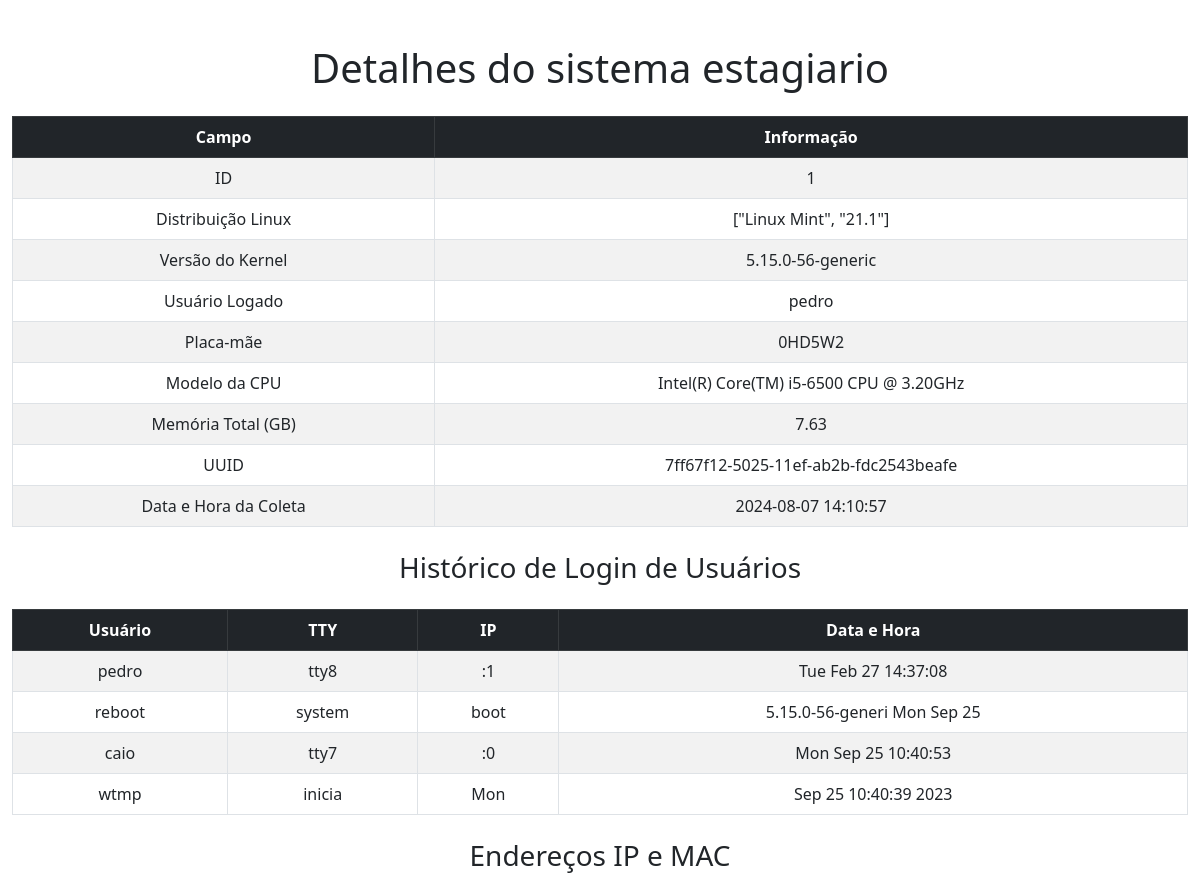
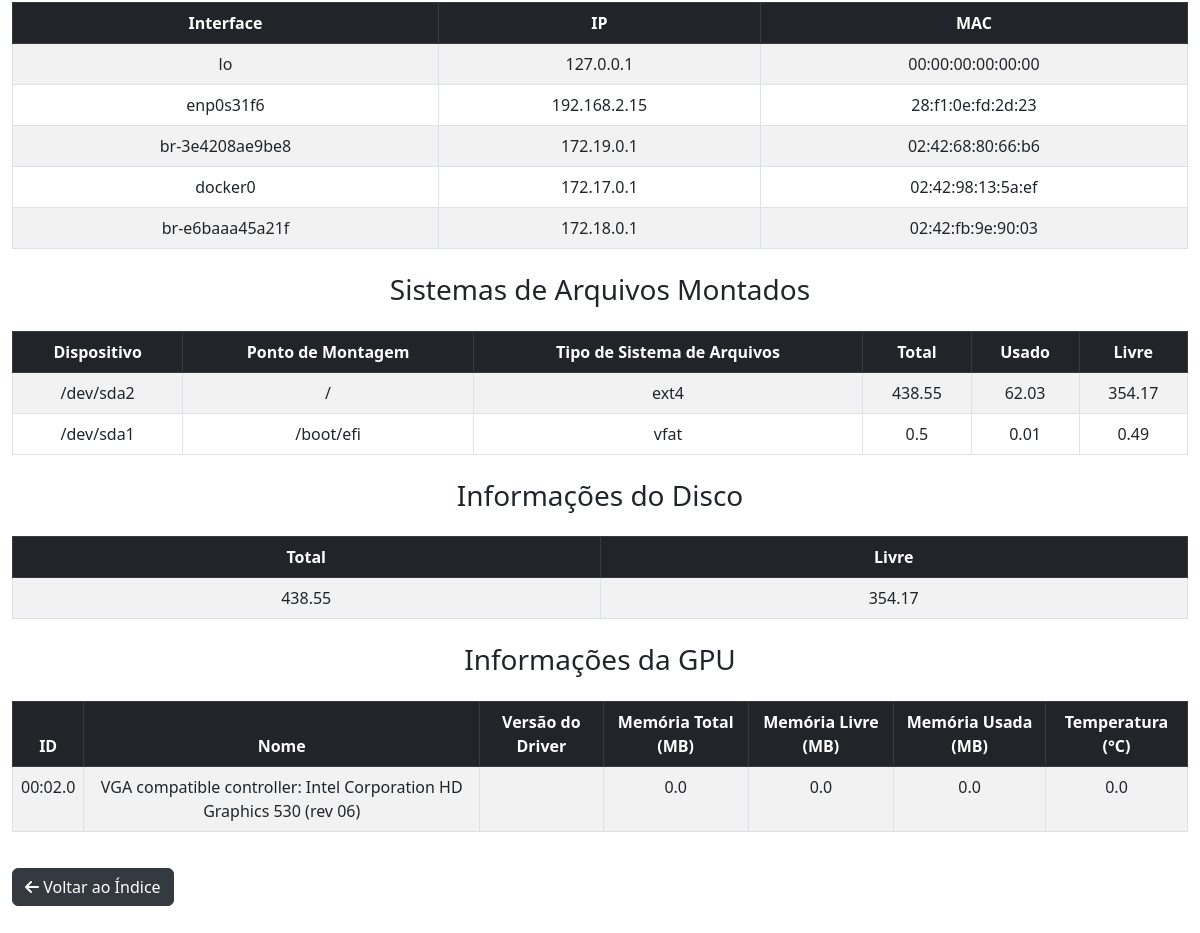
The page /details/1 on the database its author committed (2 pictures, top to bottom).
### app.py (models this page shows)
class SystemInfo(db.Model):
    id = db.Column(db.Integer, primary_key=True)
    hostname = db.Column(db.String(120), nullable=False)
    linux_distribution = db.Column(db.String(120), nullable=False)
    kernel_version = db.Column(db.String(120), nullable=False)
    logged_in_user = db.Column(db.String(120), nullable=False)
    cpu_model = db.Column(db.String(120), nullable=False)
    memory_total_gb = db.Column(db.Float, nullable=False)
    uuid1 = db.Column(db.String(36), unique=True, nullable=False)
    collection_datetime = db.Column(db.String(120), nullable=False)
    motherboard_model = db.Column(db.String(255))
    patrimony = db.Column(db.String(50), nullable=True)
    user_login_history = db.relationship('UserLoginHistory', backref='system_info', lazy=True)
    ip_and_mac_addresses = db.relationship('IPAndMacAddress', backref='system_info', lazy=True)
    mounted_filesystems = db.relationship('MountedFilesystems', backref='system_info', lazy=True)
    disk_info = db.relationship('DiskInfo', backref='system_info', uselist=False)
    gpu_info = db.relationship('GPUInfo', backref='system_info', lazy=True)

class UserLoginHistory(db.Model):
    id = db.Column(db.Integer, primary_key=True)
    user = db.Column(db.String(120), nullable=False)
    tty = db.Column(db.String(120), nullable=False)
    ip = db.Column(db.String(120), nullable=False)
    datetime = db.Column(db.String(120), nullable=False)
    system_info_id = db.Column(db.Integer, db.ForeignKey('system_info.id'), nullable=False)

class IPAndMacAddress(db.Model):
    id = db.Column(db.Integer, primary_key=True)
    interface = db.Column(db.String(120), nullable=False)
    ip = db.Column(db.String(120), nullable=False)
    mac = db.Column(db.String(120), nullable=False)
    system_info_id = db.Column(db.Integer, db.ForeignKey('system_info.id'), nullable=False)

class MountedFilesystems(db.Model):
    id = db.Column(db.Integer, primary_key=True)
    device = db.Column(db.String(120), nullable=False)
    mountpoint = db.Column(db.String(120), nullable=False)
    fstype = db.Column(db.String(120), nullable=False)
    total = db.Column(db.Float, nullable=False)
    used = db.Column(db.Float, nullable=False)
    free = db.Column(db.Float, nullable=False)
    system_info_id = db.Column(db.Integer, db.ForeignKey('system_info.id'), nullable=False)

class DiskInfo(db.Model):
    id = db.Column(db.Integer, primary_key=True)
    total = db.Column(db.Float, nullable=False)
    free = db.Column(db.Float, nullable=False)
    system_info_id = db.Column(db.Integer, db.ForeignKey('system_info.id'), nullable=False)

class GPUInfo(db.Model):
    id = db.Column(db.Integer, primary_key=True)
    gpu_id = db.Column(db.Integer, nullable=False)
    name = db.Column(db.String(120), nullable=False)
    driver_version = db.Column(db.String(120), nullable=False)
    memory_total = db.Column(db.Float, nullable=False)
    memory_free = db.Column(db.Float, nullable=False)
    memory_used = db.Column(db.Float, nullable=False)
    temperature = db.Column(db.Float, nullable=False)
    system_info_id = db.Column(db.Integer, db.ForeignKey('system_info.id'), nullable=False)

### app.py (the view)
@app.route('/details/<int:id>')
def details(id):
    system_info = SystemInfo.query.get_or_404(id)
    return render_template('details.html', system_info=system_info)

### templates/details.html (shortened to what this page needs)
<!DOCTYPE html>
<html lang="pt-br">
  <head>
    <link href="https://cdn.jsdelivr.net/npm/bootstrap@5.3.0/dist/css/bootstrap.min.css" rel="stylesheet" />
    <link rel="stylesheet" href="https://cdnjs.cloudflare.com/ajax/libs/font-awesome/6.0.0-beta3/css/all.min.css" />
  </head>
  <body>
    <div class="container">
      <h1 class="my-4 text-center">Detalhes do sistema {{ system_info.hostname }}</h1>
      <table class="table table-bordered table-striped text-center">
        <thead class="table-dark">
          <tr>
            <th>Campo</th>
            <th>Informação</th>
          </tr>
        </thead>
        <tbody>
          <tr>
            <td>ID</td>
            <td>{{ system_info.id }}</td>
          </tr>
          <tr>
            <td>Distribuição Linux</td>
            <td>{{ system_info.linux_distribution }}</td>
          </tr>
          <tr>
            <td>Versão do Kernel</td>
            <td>{{ system_info.kernel_version }}</td>
          </tr>
          <tr>
            <td>Usuário Logado</td>
            <td>{{ system_info.logged_in_user }}</td>
          </tr>
          <tr>
            <td>Placa-mãe</td>
            <td>{{ system_info.motherboard_model }}</td>
          </tr>
          <tr>
            <td>Modelo da CPU</td>
            <td>{{ system_info.cpu_model }}</td>
          </tr>
          <tr>
            <td>Memória Total (GB)</td>
            <td>{{ system_info.memory_total_gb }}</td>
          </tr>
          <tr>
            <td>UUID</td>
            <td>{{ system_info.uuid1 }}</td>
          </tr>
          <tr>
            <td>Data e Hora da Coleta</td>
            <td>{{ system_info.collection_datetime }}</td>
          </tr>
        </tbody>
      </table>
      <h3 class="my-4 text-center">Histórico de Login de Usuários</h3>
      <table class="table table-bordered table-striped text-center">
        <thead class="table-dark">
          <tr>
            <th>Usuário</th>
            <th>TTY</th>
            <th>IP</th>
            <th>Data e Hora</th>
          </tr>
        </thead>
        <tbody>
          {% for entry in system_info.user_login_history %}
          <tr>
            <td>{{ entry.user }}</td>
            <td>{{ entry.tty }}</td>
            <td>{{ entry.ip }}</td>
            <td>{{ entry.datetime }}</td>
          </tr>
          {% endfor %}
        </tbody>
      </table>
      <h3 class="my-4 text-center">Endereços IP e MAC</h3>
      <table class="table table-bordered table-striped text-center">
        <thead class="table-dark">
          <tr>
            <th>Interface</th>
            <th>IP</th>
            <th>MAC</th>
          </tr>
        </thead>
        <tbody>
          {% for entry in system_info.ip_and_mac_addresses %}
          <tr>
            <td>{{ entry.interface }}</td>
            <td>{{ entry.ip }}</td>
            <td>{{ entry.mac }}</td>
          </tr>
          {% endfor %}
        </tbody>
      </table>
      <h3 class="my-4 text-center">Sistemas de Arquivos Montados</h3>
      <table class="table table-bordered table-striped text-center">
        <thead class="table-dark">
          <tr>
            <th>Dispositivo</th>
            <th>Ponto de Montagem</th>
            <th>Tipo de Sistema de Arquivos</th>
            <th>Total</th>
            <th>Usado</th>
            <th>Livre</th>
          </tr>
        </thead>
        <tbody>
          {% for entry in system_info.mounted_filesystems %}
          <tr>
            <td>{{ entry.device }}</td>
            <td>{{ entry.mountpoint }}</td>
            <td>{{ entry.fstype }}</td>
            <td>{{ entry.total }}</td>
            <td>{{ entry.used }}</td>
            <td>{{ entry.free }}</td>
          </tr>
          {% endfor %}
        </tbody>
      </table>
      <h3 class="my-4 text-center">Informações do Disco</h3>
      <table class="table table-bordered table-striped text-center">
        <thead class="table-dark">
          <tr>
            <th>Total</th>
            <th>Livre</th>
          </tr>
        </thead>
        <tbody>
          {% if system_info.disk_info %}
          <tr>
            <td>{{ system_info.disk_info.total }}</td>
            <td>{{ system_info.disk_info.free }}</td>
          </tr>
          {% else %}
          <tr>
            <td colspan="2">Nenhuma informação de disco disponível</td>
          </tr>
          {% endif %}
        </tbody>
      </table>
      <h3 class="my-4 text-center">Informações da GPU</h3>
      <table class="table table-bordered table-striped text-center">
        <thead class="table-dark">
          <tr>
            <th>ID</th>
            <th>Nome</th>
            <th>Versão do Driver</th>
            <th>Memória Total (MB)</th>
            <th>Memória Livre (MB)</th>
            <th>Memória Usada (MB)</th>
            <th>Temperatura (°C)</th>
          </tr>
        </thead>
        <tbody>
          {% for entry in system_info.gpu_info %}
          <tr>
            <td>{{ entry.gpu_id }}</td>
            <td>{{ entry.name }}</td>
            <td>{{ entry.driver_version }}</td>
            <td>{{ entry.memory_total }}</td>
            <td>{{ entry.memory_free }}</td>
            <td>{{ entry.memory_used }}</td>
            <td>{{ entry.temperature }}</td>
          </tr>
          {% endfor %}
        </tbody>
      </table>
      <a class="btn btn-dark back-button" href="{{ url_for('index') }}"> <i class="fas fa-arrow-left"></i> Voltar ao Índice </a>
    </div>
  </body>
</html>

### templates/details.html (style rules this page uses)
body { padding-top: 20px; padding-bottom: 40px; }
.container { max-width: 1200px; }
table { margin: auto; }
.back-button { margin-top: 20px; background-color: #343a40; border-color: #343a40; }

### rows shown on the page
SystemInfo: hostname "estagiario", id "1", linux_distribution "[\"Linux Mint\", \"21.1\"]", kernel_version "5.15.0-56-generic", logged_in_user "pedro", motherboard_model "0HD5W2", cpu_model "Intel(R) Core(TM) i5-6500 CPU @ 3.20GHz", memory_total_gb "7.63", uuid1 "7ff67f12-5025-11ef-ab2b-fdc2543beafe", collection_datetime "2024-08-07 14:10:57"
UserLoginHistory: user "pedro", tty "tty8", ip ":1", datetime "Tue Feb 27 14:37:08"
UserLoginHistory: user "reboot", tty "system", ip "boot", datetime "5.15.0-56-generi Mon Sep 25"
UserLoginHistory: user "caio", tty "tty7", ip ":0", datetime "Mon Sep 25 10:40:53"
UserLoginHistory: user "wtmp", tty "inicia", ip "Mon", datetime "Sep 25 10:40:39 2023"
IPAndMacAddress: interface "lo", ip "127.0.0.1", mac "00:00:00:00:00:00"
IPAndMacAddress: interface "enp0s31f6", ip "192.168.2.15", mac "28:f1:0e:fd:2d:23"
IPAndMacAddress: interface "br-3e4208ae9be8", ip "172.19.0.1", mac "02:42:68:80:66:b6"
IPAndMacAddress: interface "docker0", ip "172.17.0.1", mac "02:42:98:13:5a:ef"
IPAndMacAddress: interface "br-e6baaa45a21f", ip "172.18.0.1", mac "02:42:fb:9e:90:03"
MountedFilesystems: device "/dev/sda2", mountpoint "/", fstype "ext4", total "438.55", used "62.03", free "354.17"
MountedFilesystems: device "/dev/sda1", mountpoint "/boot/efi", fstype "vfat", total "0.5", used "0.01", free "0.49"
DiskInfo: disk_info.total "438.55", disk_info.free "354.17"
GPUInfo: gpu_id "00:02.0", name "VGA compatible controller: Intel Corporation HD Graphics 530 (rev 06)", memory_total "0.0", memory_free "0.0", memory_used "0.0", temperature "0.0"
